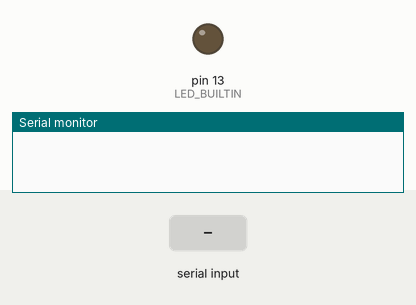
Bench run of a sketch on a simulated Arduino Uno, built with avr-gcc and run on an emulated ATmega328P. Parts: output pins drawn as LEDs (lit = HIGH), the last lines printed to the serial monitor. The test bench sets the inputs (shaded band).

Above: at 1.2 s.
1.3 s: "90,45\n" received over Serial
At 2.6 s:
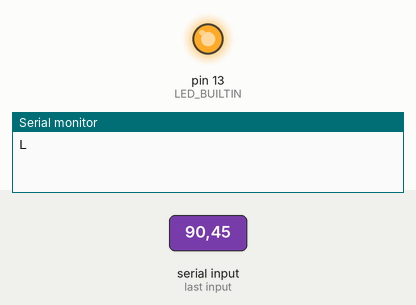
Timing chart, 0 to 4.3 s (numbered marks = the images above; inputs shaded):
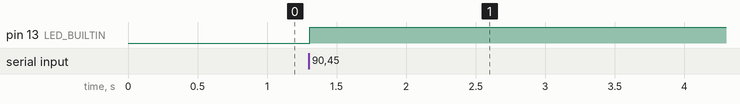

Measured:
- after the input at 1.3 s, pin 13 (LED_BUILTIN): LOW → HIGH at once

The sketch:

ArduinoCode.ino
```cpp
/*Initial Data */
String inputInstruction = "";         // a string to hold incoming data
int posIni = 0; //contains the initial position
int posFin = 0; //contains the final position
int nextMove = 0; //contains the next move
int sizeBoard = 0; //contains the size of the board
boolean instructionComplete = false;  // whether the string is complete

void setup() {
  // initialize serial:
  Serial.begin(9600);
  pinMode(LED_BUILTIN, OUTPUT);
  // reserve 200 bytes for the inputString:
  inputInstruction.reserve(200);
}

void loop() {
    instructionComplete = false;
}

/*
 * This method is going to run simultaneously with the loop()
 */
void serialEventRun(void) {
  serialEvent();
}

/*
 * This method is going to see if there is new data in the USB Port
 *
 */
void serialEvent() {
  while (Serial.available()) {
    char inChar = (char)Serial.read();
    inputInstruction += inChar;
    instructionComplete = false;

    if(inputInstruction.length() == 5 && inputInstruction != "Board"){
      digitalWrite(LED_BUILTIN, HIGH);
      posIni = inputInstruction[0] - '0';
      posFin = inputInstruction[2] - '0';
      nextMove = inputInstruction[4] - '0';
      Serial.write("L");
      inputInstruction = "";
    }
  if(inputInstruction.length() == 7){
      digitalWrite(LED_BUILTIN, HIGH);
      sizeBoard = inputInstruction[6] - '0';
      Serial.write("L");
      inputInstruction = "";
    }
  }

}

void writeString(String stringData) { // Used to serially push out a String with Serial.write()

  for (int i = 0; i < stringData.length(); i++)
  {
    Serial.write(stringData[i]);   // Push each char 1 by 1 on each loop pass
  }

}// end writeString
```
